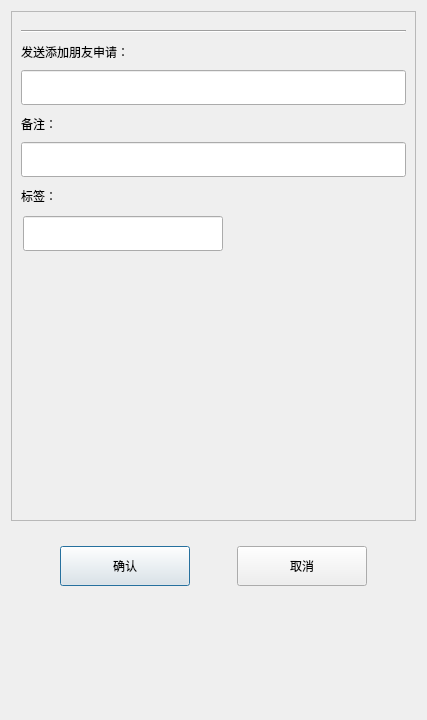
<?xml version="1.0" encoding="UTF-8"?>
<ui version="4.0">
 <class>AuthenFriend</class>
 <widget class="QDialog" name="AuthenFriend">
  <property name="geometry">
   <rect>
    <x>0</x>
    <y>0</y>
    <width>427</width>
    <height>720</height>
   </rect>
  </property>
  <property name="windowTitle">
   <string>Dialog</string>
  </property>
  <layout class="QVBoxLayout" name="verticalLayout">
   <item>
    <widget class="QScrollArea" name="scrollArea">
     <property name="minimumSize">
      <size>
       <width>0</width>
       <height>510</height>
      </size>
     </property>
     <property name="widgetResizable">
      <bool>true</bool>
     </property>
     <widget class="QWidget" name="scrollAreaWidgetContents">
      <property name="geometry">
       <rect>
        <x>0</x>
        <y>0</y>
        <width>403</width>
        <height>508</height>
       </rect>
      </property>
      <layout class="QVBoxLayout" name="verticalLayout_2">
       <property name="spacing">
        <number>0</number>
       </property>
       <property name="leftMargin">
        <number>0</number>
       </property>
       <property name="rightMargin">
        <number>0</number>
       </property>
       <item>
        <widget class="QWidget" name="apply_wid" native="true">
         <layout class="QVBoxLayout" name="verticalLayout_3">
          <item>
           <widget class="Line" name="line">
            <property name="orientation">
             <enum>Qt::Orientation::Horizontal</enum>
            </property>
           </widget>
          </item>
          <item>
           <widget class="QLabel" name="label">
            <property name="minimumSize">
             <size>
              <width>0</width>
              <height>25</height>
             </size>
            </property>
            <property name="maximumSize">
             <size>
              <width>16777215</width>
              <height>25</height>
             </size>
            </property>
            <property name="text">
             <string>发送添加朋友申请：</string>
            </property>
           </widget>
          </item>
          <item>
           <widget class="CustomizeEdit" name="name_ed">
            <property name="minimumSize">
             <size>
              <width>0</width>
              <height>35</height>
             </size>
            </property>
            <property name="maximumSize">
             <size>
              <width>16777215</width>
              <height>35</height>
             </size>
            </property>
           </widget>
          </item>
          <item>
           <widget class="QLabel" name="label_2">
            <property name="minimumSize">
             <size>
              <width>0</width>
              <height>25</height>
             </size>
            </property>
            <property name="maximumSize">
             <size>
              <width>16777215</width>
              <height>25</height>
             </size>
            </property>
            <property name="text">
             <string>备注：</string>
            </property>
           </widget>
          </item>
          <item>
           <widget class="CustomizeEdit" name="back_ed">
            <property name="minimumSize">
             <size>
              <width>0</width>
              <height>35</height>
             </size>
            </property>
            <property name="maximumSize">
             <size>
              <width>16777215</width>
              <height>35</height>
             </size>
            </property>
           </widget>
          </item>
          <item>
           <widget class="QLabel" name="label_3">
            <property name="minimumSize">
             <size>
              <width>0</width>
              <height>25</height>
             </size>
            </property>
            <property name="maximumSize">
             <size>
              <width>16777215</width>
              <height>25</height>
             </size>
            </property>
            <property name="text">
             <string>标签：</string>
            </property>
           </widget>
          </item>
          <item>
           <widget class="QWidget" name="lb_group_wid" native="true">
            <property name="minimumSize">
             <size>
              <width>0</width>
              <height>50</height>
             </size>
            </property>
            <layout class="QVBoxLayout" name="verticalLayout_4">
             <property name="spacing">
              <number>10</number>
             </property>
             <property name="leftMargin">
              <number>0</number>
             </property>
             <property name="topMargin">
              <number>0</number>
             </property>
             <property name="rightMargin">
              <number>0</number>
             </property>
             <property name="bottomMargin">
              <number>0</number>
             </property>
             <item>
              <widget class="QWidget" name="gridWidget" native="true">
               <property name="minimumSize">
                <size>
                 <width>0</width>
                 <height>40</height>
                </size>
               </property>
               <property name="maximumSize">
                <size>
                 <width>16777215</width>
                 <height>40</height>
                </size>
               </property>
               <widget class="QLineEdit" name="lb_ed">
                <property name="geometry">
                 <rect>
                  <x>2</x>
                  <y>2</y>
                  <width>200</width>
                  <height>35</height>
                 </rect>
                </property>
               </widget>
              </widget>
             </item>
             <item>
              <widget class="QWidget" name="input_wid" native="true">
               <property name="minimumSize">
                <size>
                 <width>0</width>
                 <height>40</height>
                </size>
               </property>
               <property name="maximumSize">
                <size>
                 <width>16777215</width>
                 <height>40</height>
                </size>
               </property>
               <layout class="QVBoxLayout" name="verticalLayout_5">
                <property name="spacing">
                 <number>0</number>
                </property>
                <property name="leftMargin">
                 <number>0</number>
                </property>
                <property name="topMargin">
                 <number>0</number>
                </property>
                <property name="rightMargin">
                 <number>0</number>
                </property>
                <property name="bottomMargin">
                 <number>0</number>
                </property>
                <item>
                 <widget class="ClickedOnceLabel" name="tip_lb">
                  <property name="text">
                   <string/>
                  </property>
                 </widget>
                </item>
               </layout>
              </widget>
             </item>
            </layout>
           </widget>
          </item>
          <item>
           <widget class="QWidget" name="widget" native="true">
            <property name="minimumSize">
             <size>
              <width>0</width>
              <height>60</height>
             </size>
            </property>
            <layout class="QHBoxLayout" name="horizontalLayout_2">
             <property name="spacing">
              <number>0</number>
             </property>
             <property name="leftMargin">
              <number>0</number>
             </property>
             <property name="topMargin">
              <number>0</number>
             </property>
             <property name="rightMargin">
              <number>0</number>
             </property>
             <property name="bottomMargin">
              <number>0</number>
             </property>
             <item>
              <widget class="QWidget" name="lb_list" native="true">
               <property name="minimumSize">
                <size>
                 <width>290</width>
                 <height>50</height>
                </size>
               </property>
               <property name="maximumSize">
                <size>
                 <width>290</width>
                 <height>16777215</height>
                </size>
               </property>
              </widget>
             </item>
             <item>
              <widget class="QWidget" name="more_lb_wid" native="true">
               <property name="minimumSize">
                <size>
                 <width>40</width>
                 <height>0</height>
                </size>
               </property>
               <property name="maximumSize">
                <size>
                 <width>40</width>
                 <height>16777215</height>
                </size>
               </property>
               <layout class="QVBoxLayout" name="verticalLayout_6">
                <property name="spacing">
                 <number>0</number>
                </property>
                <property name="leftMargin">
                 <number>0</number>
                </property>
                <property name="topMargin">
                 <number>0</number>
                </property>
                <property name="rightMargin">
                 <number>0</number>
                </property>
                <property name="bottomMargin">
                 <number>0</number>
                </property>
                <item>
                 <spacer name="verticalSpacer_3">
                  <property name="orientation">
                   <enum>Qt::Orientation::Vertical</enum>
                  </property>
                  <property name="sizeHint" stdset="0">
                   <size>
                    <width>20</width>
                    <height>40</height>
                   </size>
                  </property>
                 </spacer>
                </item>
                <item>
                 <widget class="ClickedOnceLabel" name="more_lb">
                  <property name="minimumSize">
                   <size>
                    <width>30</width>
                    <height>30</height>
                   </size>
                  </property>
                  <property name="maximumSize">
                   <size>
                    <width>30</width>
                    <height>30</height>
                   </size>
                  </property>
                  <property name="layoutDirection">
                   <enum>Qt::LayoutDirection::LeftToRight</enum>
                  </property>
                  <property name="text">
                   <string/>
                  </property>
                  <property name="alignment">
                   <set>Qt::AlignmentFlag::AlignCenter</set>
                  </property>
                 </widget>
                </item>
                <item>
                 <spacer name="verticalSpacer_4">
                  <property name="orientation">
                   <enum>Qt::Orientation::Vertical</enum>
                  </property>
                  <property name="sizeHint" stdset="0">
                   <size>
                    <width>20</width>
                    <height>40</height>
                   </size>
                  </property>
                 </spacer>
                </item>
               </layout>
              </widget>
             </item>
            </layout>
           </widget>
          </item>
         </layout>
        </widget>
       </item>
      </layout>
     </widget>
    </widget>
   </item>
   <item>
    <spacer name="verticalSpacer_2">
     <property name="orientation">
      <enum>Qt::Orientation::Vertical</enum>
     </property>
     <property name="sizeType">
      <enum>QSizePolicy::Policy::Fixed</enum>
     </property>
     <property name="sizeHint" stdset="0">
      <size>
       <width>20</width>
       <height>10</height>
      </size>
     </property>
    </spacer>
   </item>
   <item>
    <widget class="QWidget" name="apply_sure_wid" native="true">
     <property name="minimumSize">
      <size>
       <width>0</width>
       <height>50</height>
      </size>
     </property>
     <layout class="QHBoxLayout" name="horizontalLayout">
      <item>
       <spacer name="horizontalSpacer_2">
        <property name="orientation">
         <enum>Qt::Orientation::Horizontal</enum>
        </property>
        <property name="sizeHint" stdset="0">
         <size>
          <width>40</width>
          <height>20</height>
         </size>
        </property>
       </spacer>
      </item>
      <item>
       <widget class="ClickedBtn" name="sure_btn">
        <property name="minimumSize">
         <size>
          <width>130</width>
          <height>40</height>
         </size>
        </property>
        <property name="text">
         <string>确认</string>
        </property>
       </widget>
      </item>
      <item>
       <spacer name="horizontalSpacer_3">
        <property name="orientation">
         <enum>Qt::Orientation::Horizontal</enum>
        </property>
        <property name="sizeHint" stdset="0">
         <size>
          <width>40</width>
          <height>20</height>
         </size>
        </property>
       </spacer>
      </item>
      <item>
       <widget class="ClickedBtn" name="cancel_btn">
        <property name="minimumSize">
         <size>
          <width>130</width>
          <height>40</height>
         </size>
        </property>
        <property name="text">
         <string>取消</string>
        </property>
       </widget>
      </item>
      <item>
       <spacer name="horizontalSpacer">
        <property name="orientation">
         <enum>Qt::Orientation::Horizontal</enum>
        </property>
        <property name="sizeHint" stdset="0">
         <size>
          <width>40</width>
          <height>20</height>
         </size>
        </property>
       </spacer>
      </item>
     </layout>
    </widget>
   </item>
   <item>
    <spacer name="verticalSpacer">
     <property name="orientation">
      <enum>Qt::Orientation::Vertical</enum>
     </property>
     <property name="sizeHint" stdset="0">
      <size>
       <width>20</width>
       <height>89</height>
      </size>
     </property>
    </spacer>
   </item>
  </layout>
 </widget>
 <customwidgets>
  <customwidget>
   <class>ClickedBtn</class>
   <extends>QPushButton</extends>
   <header location="global">clickedbtn.h</header>
  </customwidget>
  <customwidget>
   <class>CustomizeEdit</class>
   <extends>QLineEdit</extends>
   <header location="global">customizeedit.h</header>
  </customwidget>
  <customwidget>
   <class>ClickedOnceLabel</class>
   <extends>QLabel</extends>
   <header location="global">clickedoncelabel.h</header>
  </customwidget>
 </customwidgets>
 <resources/>
 <connections/>
</ui>
